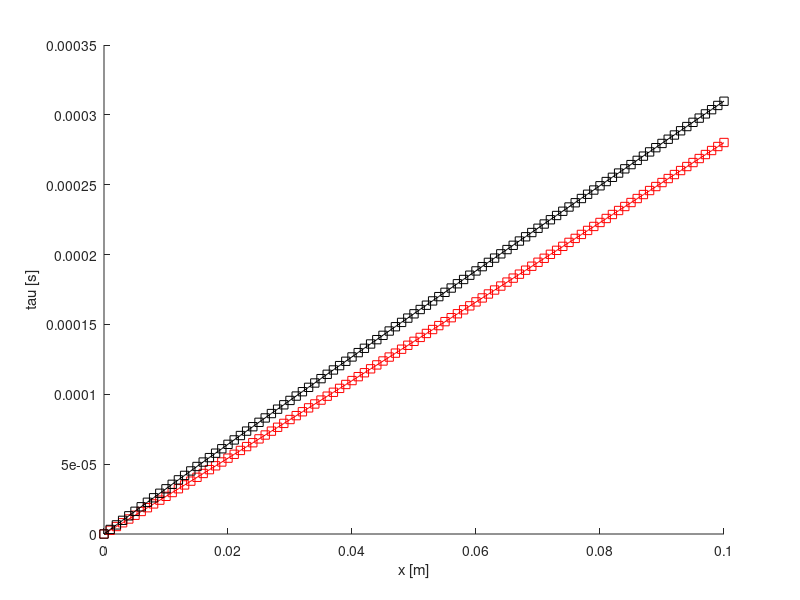

Here is the MATLAB script that generated this plot:
function Fcn_test_time_delay_in_area_change_tube
% close all

dx = 1e-3;
c0 = 340;
r0 = 20e-3;
r1 = 40e-3;
l = 100e-3;
xSp = 0:dx:l;
rSp = r0 +(r1-r0).*xSp./l;
ASp = pi*rSp.^2;
M0 = 1e-1;
u0 = M0.*c0;
uSp = u0*ASp(1)./ASp;
N =length(xSp);
tauSp(1,2:N) = dx./(c0 + uSp(1:N-1));
tauSp(2,2:N) = dx./(c0 - uSp(1:N-1));
tauSp(1:2,1) = 0;
DeltatSp(1,:) = cumsum(tauSp(1,:));
DeltatSp(2,:) = cumsum(tauSp(2,:));

Deltat0 = l./c0;
alpha = (r1/r0 - 1)./l;
beta = (u0/c0)^0.5;
DeltatSpTHEO(1,:) = xSp./c0 -  u0./(alpha*c0.^2*beta)*(atan((1+alpha*xSp)./beta) - atan(1/beta)); 

DeltatSpTHEO(2,:) = xSp./c0 -  u0./(2*alpha*c0.^2*beta)*( log(abs((1+alpha*xSp+beta)./(1+alpha*xSp-beta)))...
                                                        -log(abs((1+beta)./(1-beta)))); 




figure
hold on
plot(xSp,DeltatSp(1,:),'-r')
plot(xSp,DeltatSpTHEO(1,:),'s','color','r')
plot(xSp,DeltatSp(2,:),'-k')
plot(xSp,DeltatSpTHEO(2,:),'s','color','k')
xlabel('x [m]')
ylabel('tau [s]')